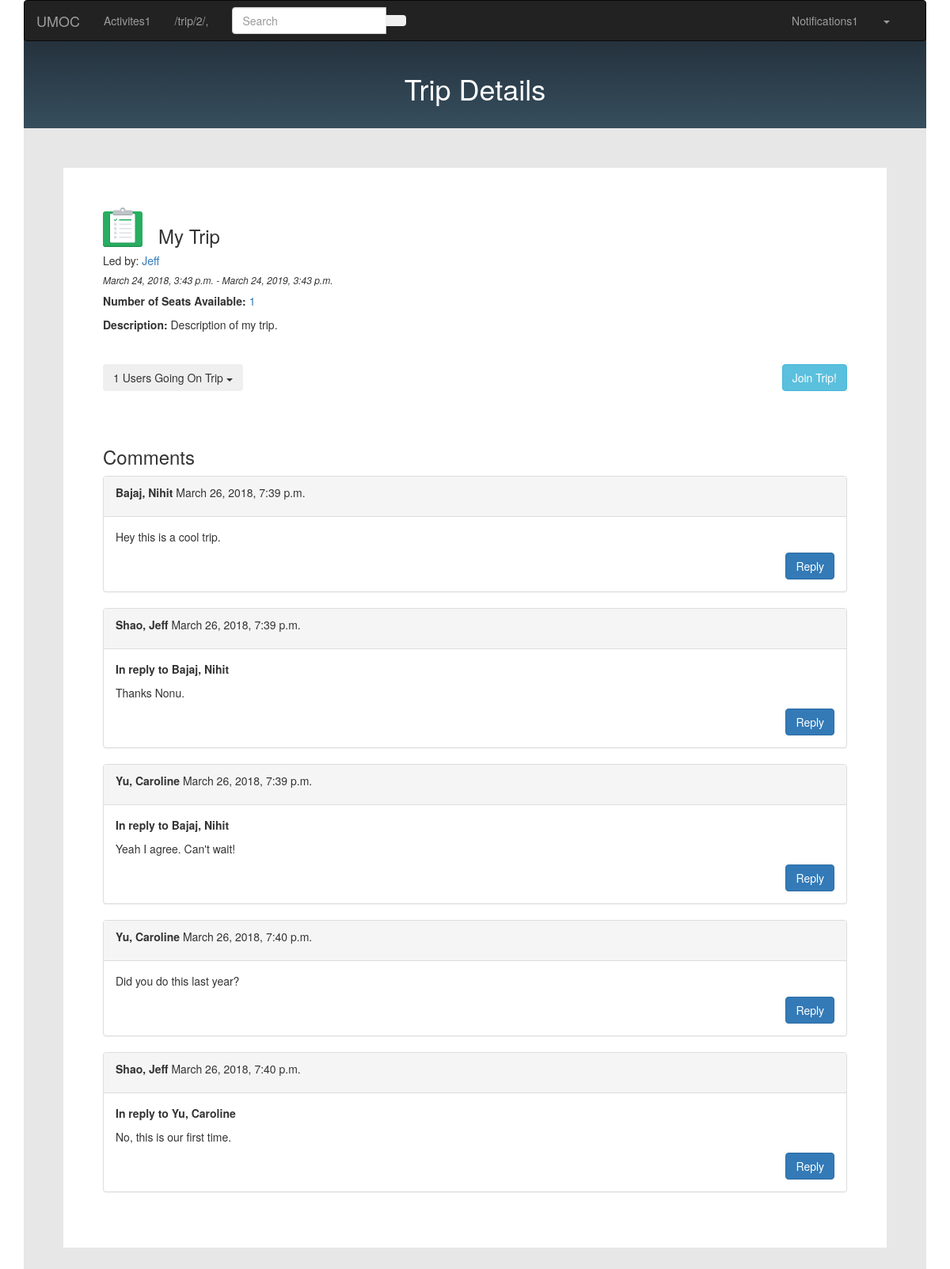
Page /trip/2/ on the committed database.
### umoc/models.py (models this page shows, shortened)
class Trip(models.Model):
	name = models.CharField(max_length=20, help_text='Enter Trip Name')
	description = models.TextField(help_text='Enter description and informatin for trip')
	num_seats = models.PositiveSmallIntegerField(verbose_name='Number of Seats', help_text='Enter number of seats available for the trip')
	thumbnail = models.ImageField(help_text='Upload an image to show alongside this trip')
	start_time = models.DateTimeField(help_text='Select Start Time of the Trip')
	end_time = models.DateTimeField(help_text='Select End Time of the Trip')
	cancelled = models.BooleanField(default=False, help_text='Click to Cancel')
	TAGS = (
		('r', 'Rock Climbing'),
		('h', 'Hiking'),
		('s', 'Ski and Board'),
		('sk', 'Skiing'),
		('sn', 'Snowboarding'),
		('c', 'Cabin Trip'),
	)
	tag = models.CharField(max_length=2, choices=TAGS, blank=True, help_text='Select a tag to help classify this trip')
	leader = models.ForeignKey(User, on_delete=models.SET_NULL, null=True, help_text='Select a user to be in charge of organizing and leading this trip', verbose_name='Trip Leader/Organizer', related_name='trip_leader') # NOTE: NOT SURE IF ON_DELETE AND NULL ARE SET AS WE WANT
	participants = models.ManyToManyField(User, help_text='Select users who are signed up to go on the trip') # TODO: VALIDATE IT IS LESS THAN NUM_SEATS. Also, figure out if this works.
	class Meta:
		ordering = ['start_time']

class User(models.Model):
	first_name = models.CharField(max_length=20, help_text='Enter your first name', verbose_name='First Name')
	last_name = models.CharField(max_length=20, help_text='Enter your last name', verbose_name='Last Name')
	dob = models.DateField(verbose_name='Date of Birth', help_text='Enter your birth date in the format "YYYY-MM-DD"')
	email = models.EmailField(max_length=30, unique=True, help_text='Enter your email address')
	password = models.CharField(max_length=20) # TODO: store safely using dedicated authentication
	profile_img = models.ImageField(verbose_name='Profile Image', upload_to=profile_directory_path)
	phone_num = models.CharField(max_length=10, verbose_name='Phone Number', validators=[phone_regex])
	contact_name = models.CharField(max_length=40, help_text='Enter name of an emergency contact', blank=True)
	contact_phone = models.CharField(max_length=10, verbose_name='Contact Phone Number', help_text='Enter phone number for emergency contact', validators=[phone_regex], blank=True)
	can_comment = models.BooleanField(help_text='Set whether user can leave comments on trips', default=True)
	can_join_trip = models.BooleanField(help_text='Allow user to sign up for trips?', default=False)
	ADMIN_LEVELS = (
		('u', 'User'),
		('l', 'Leader'),
		('a', 'Admin'),
	)
	admin_level = models.CharField(max_length=1, choices=ADMIN_LEVELS, default='u')
	class Meta:
		ordering = ['last_name', 'first_name', 'admin_level']
	def __str__(self):
		return '{}, {}'.format(self.last_name, self.first_name)
	def get_absolute_url(self):
		return reverse('profile_info', args=[str(self.id)])

class Comment(models.Model):
	author = models.ForeignKey(User, on_delete=models.SET_NULL, null=True)
	parent = models.ForeignKey('self', on_delete=models.SET_NULL, blank=True, null=True)
	text = models.CharField(max_length=280)
	time_stamp = models.DateTimeField(auto_now_add=True)
	trip = models.ForeignKey(Trip, on_delete=models.SET_NULL, null=True)

### umoc/views.py (the view, shortened to what this page needs)
# urls.py: url(r'^trip/(?P<pk>\d+)/$', views.TripInfoView.as_view(), name='trip_info'),
class TripInfoView(generic.DetailView):
	model = Trip
	template_name = 'trip_info.html'

### umoc/templates/trip_info.html (shortened to what this page needs)
{% extends "template.html" %}
{% block content %}
  <head>
    {% load static %}
	<link rel="stylesheet" href="{% static 'css/styles.css' %}">
    <link rel="stylesheet" href="{% static 'css/trip_info.css' %}">
  </head>
  <body>
    <div id="headingbox"><h1>Trip Details</h1></div>
    <div id="form">
      <div id="wrapper">
        <div id="white_form">
        {% load static %}
        <img id="clipboard" src="{% static 'img/clipboard.png' %}" alt="clipboard"><h3 id="trip_name">{{trip.name}}</h3>
        <h5>Led by: <a href="{{ trip.leader.get_absolute_url }}">{{trip.leader.first_name}}</a></h5>
        <h6><i>{{trip.start_time}} - {% if trip.end_time %}{{trip.end_time}}{% endif %}</i></h6>
        <p><strong>Number of Seats Available:</strong> <a href="">{{ trip.num_seats }}</a></p>
        <p id="description"><strong>Description:</strong> {{ trip.description }}</p>
          <div class="btn-group">
            <button class="btn btn-inverse dropdown-toggle" type="button" data-toggle="dropdown">{{ trip.num_seats }} Users Going On Trip <span class="caret"></span>
            </button>
        </div>
        <button id="sign_up" class="btn btn-info">Join Trip!</button>
		<h3 id="comments">Comments</h3>
		{% for comment in trip.comment_set.all %}
			{% include 'snippets/comment.html' with comment=comment %}
		{% endfor %}
		{% load static %}
        </div>
      </div>
    </div>
  </body>
{% endblock %}

### umoc/templates/snippets/comment.html
 <div class="panel panel-default comment" data-comment-id="{{ comment.id }}">
	<div class="panel-heading">
		<p>
			<strong>{{ comment.author }}</strong>
			<span class="time-right">{{ comment.time_stamp }}</span>
		</p>
	</div>
		<div class="panel-body">
		{% if comment.parent %}
			<p><strong>In reply to {{ comment.parent.author }}</strong></p>
		{% endif %}
		<div id="text"><p>{{ comment.text }}</p></div>
	<button type="button" class="btn btn-primary pull-right comment-reply-btn">Reply</button>
	</div>
</div>

### umoc/static/css/trip_info.css (style rules this page uses)
#headingbox { border: 10px; background: #202a35; padding:50px; margin-top:-50px; background: linear-gradient(#202a35, #3b5666); background-clip: border-box; }
#form { background: #e7e7e7; margin-top: -30px; height:100%; background-clip: border-box; }
h1 { text-align: center; color: white; }
#wrapper { padding: 50px; }
#white_form { background-color: white; padding: 50px; }
#trip_name { display: inline; padding-left: 20px; vertical-align: bottom; padding-bottom: 30px; }
#clipboard { display: inline; height:50px; }
#description { padding-bottom:30px; }
#comments { padding-top: 50px; }
#sign_up { float:right; }

### rows in the picture
Trip: name "My Trip", leader.first_name "Jeff", start_time "March 24, 2018, 3:43 p.m.", end_time "March 24, 2019, 3:43 p.m.", num_seats "1", description "Description of my trip."
Comment: author "Bajaj, Nihit", time_stamp "March 26, 2018, 7:39 p.m.", text "Hey this is a cool trip."
Comment: author "Shao, Jeff", time_stamp "March 26, 2018, 7:39 p.m.", parent.author "Bajaj, Nihit", text "Thanks Nonu."
Comment: author "Yu, Caroline", time_stamp "March 26, 2018, 7:39 p.m.", parent.author "Bajaj, Nihit", text "Yeah I agree. Can't wait!"
Comment: author "Yu, Caroline", time_stamp "March 26, 2018, 7:40 p.m.", text "Did you do this last year?"
Comment: author "Shao, Jeff", time_stamp "March 26, 2018, 7:40 p.m.", parent.author "Yu, Caroline", text "No, this is our first time."

### other values in the picture
{{ request.path }} "/trip/2/"
